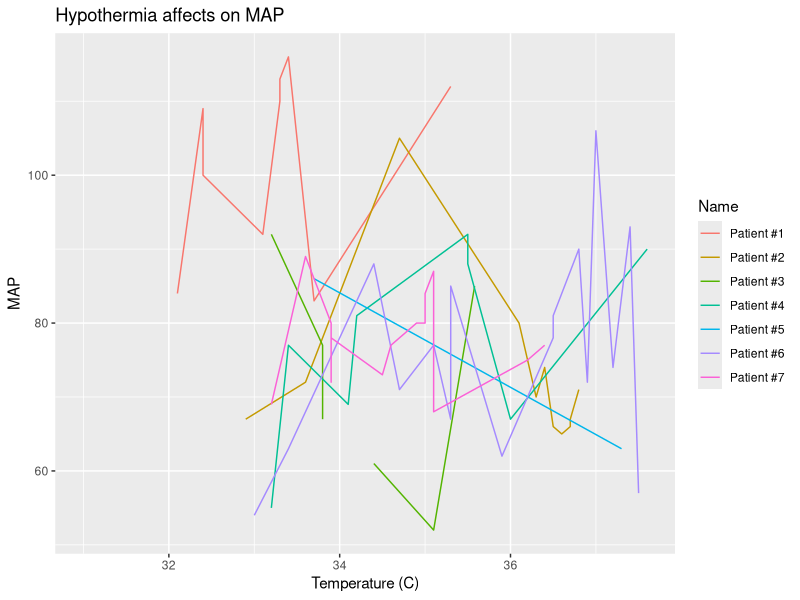
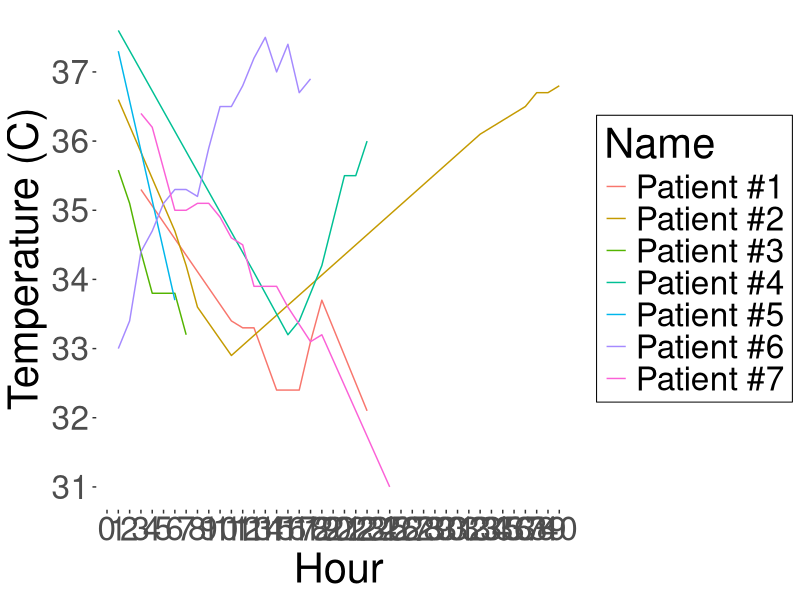
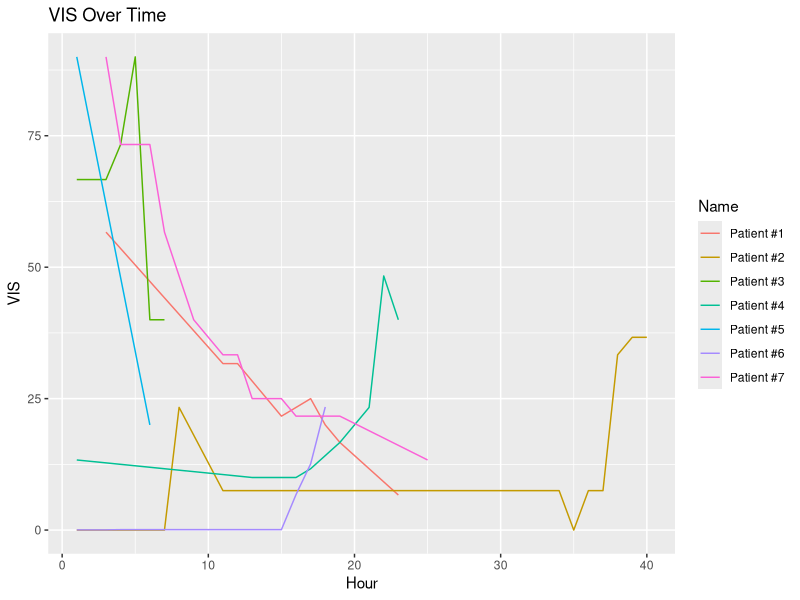
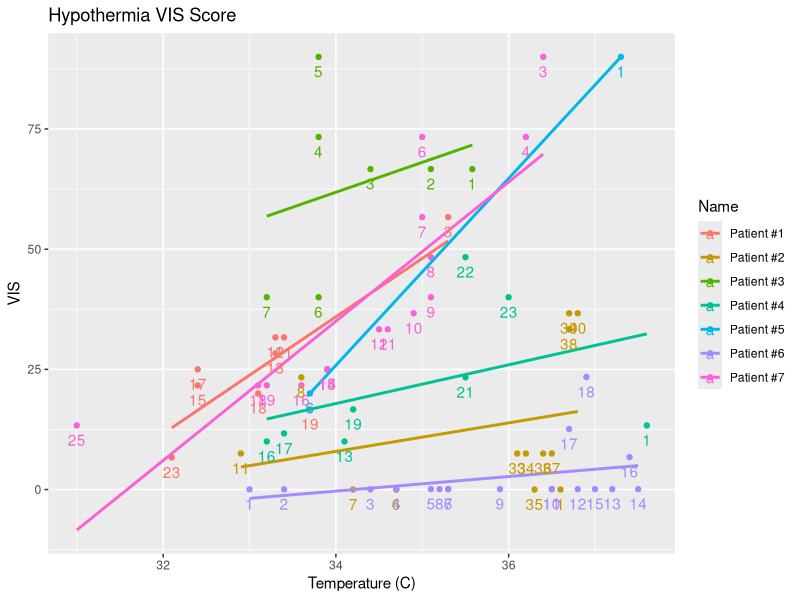
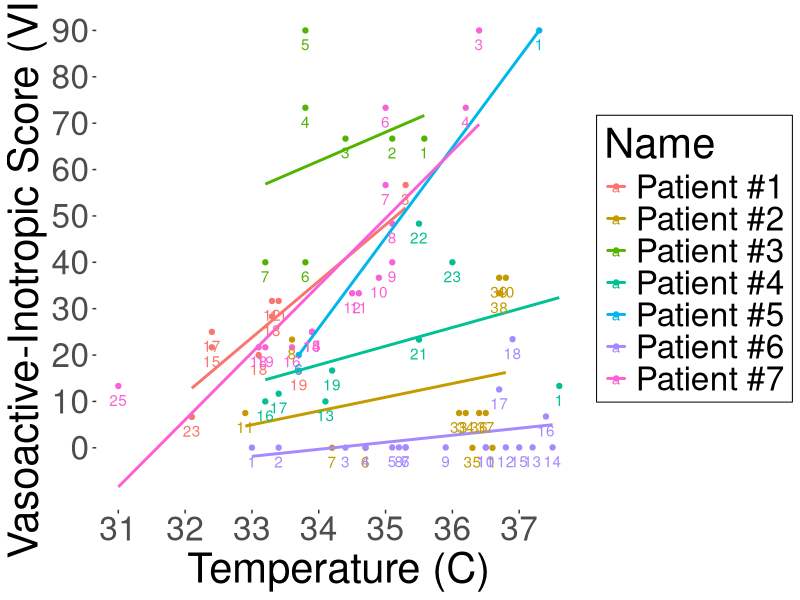
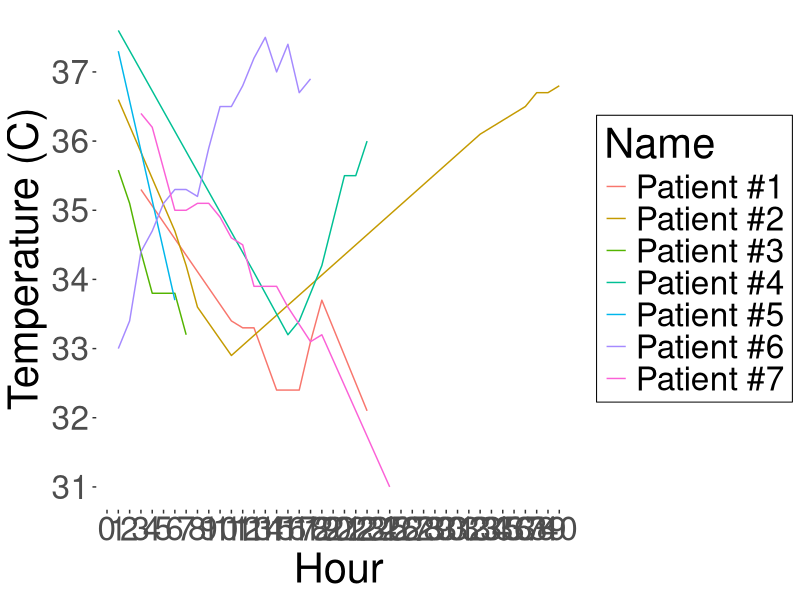
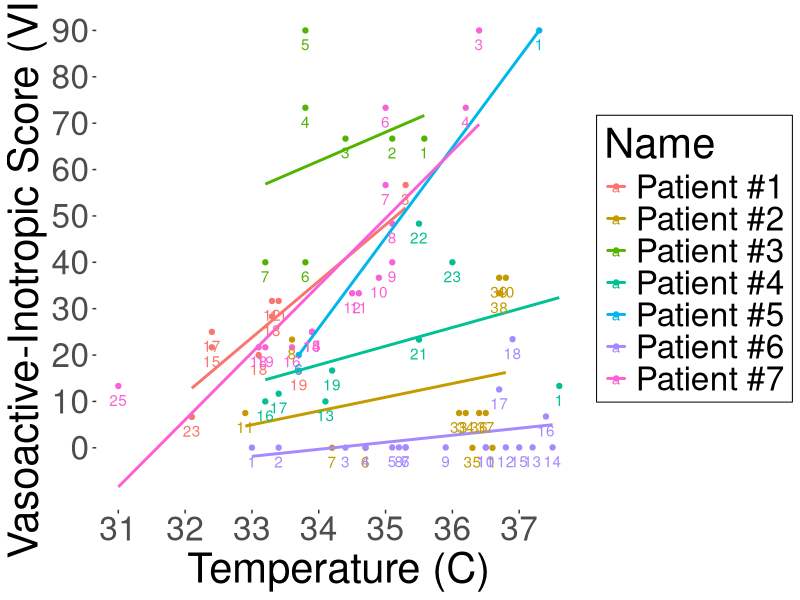

The R script that drew these images, in order:
## ---- chunk 1
# Working with cleaned and deidentified data. Saved within this repository.
dt <- read.csv("./prot-hypothermia.v3.csv")
dt$Name <- gsub("pt#", "Patient #", dt$Name)
#VIS correction
dt$VIS = dt$Dobutamine/60 + (100 * dt$EPI.Dose/60) + (10000 * dt$VASO.Dose/60) + (100 * dt$LEVO.Dose/60)
dt$Name <- as.factor(dt$Name)

require(ggplot2)
knitr::opts_chunk$set(fig.width=10, fig.height=5) 
## ---- chunk 2
ggplot(data=dt, aes(x = Temp, y = Map, color = Name)) + 
     geom_line() +
     labs(x= "Temperature (C)", y= "MAP", title = "Hypothermia affects on MAP")

# Hypothermia Time Course
ggplot(data=dt, aes(x = Hour, y = Temp, color = Name)) + 
     geom_line() +
     labs(x= "Hour", y= "Temperature (C)") +
     scale_y_continuous(breaks = seq(31, 38, 1)) + 
     scale_x_continuous(breaks = seq(0, 40, 1)) +
     theme(
          panel.background = element_rect(fill = "transparent"), # bg of the panel
          plot.background = element_rect(fill = "transparent"), # bg of the plot
          #panel.grid.major = element_blank(), # get rid of major grid
          #panel.grid.minor = element_blank(), # get rid of minor grid
          legend.background = element_rect(fill = "transparent"), # get rid of legend bg
          legend.box.background = element_rect(fill = "transparent"), # get rid of legend panel bg
          text = element_text(size = 30)
     )
ggsave(last_plot(), filename = "./fig1.png", width = 27, height = 10, units = "in", bg = "transparent")


ggplot(data=dt, aes(x = Hour, y = VIS, color = Name)) + 
     geom_line() +
     labs(x= "Hour", y= "VIS", title = "VIS Over Time")

ggplot(data=dt, aes(x = Temp, y = VIS, color = Name)) + 
     geom_point() +
     geom_smooth(method = "lm", se = FALSE) +
     geom_text(aes(label = Hour), position = position_nudge(y = -3)) +
     labs(x= "Temperature (C)", y= "VIS", title = "Hypothermia VIS Score")

#VIS vs Temperature
ggplot(data=dt, aes(x = Temp, y = VIS, color = Name)) + 
     geom_point(na.rm=T) + 
     geom_smooth(method="lm", na.rm = T, se =F) +
     labs(x= "Temperature (C)", y= "Vasoactive-Inotropic Score (VIS)") + 
     scale_y_continuous(breaks = seq(0,100,10)) + 
     scale_x_continuous(breaks = seq(30, 40, 1)) +
     geom_text(aes(label = Hour), position = position_nudge(y = -3)) +
     theme(
          panel.background = element_rect(fill = "transparent"), # bg of the panel
          plot.background = element_rect(fill = "transparent"), # bg of the plot
          #panel.grid.major = element_blank(), # get rid of major grid
          #panel.grid.minor = element_blank(), # get rid of minor grid
          legend.background = element_rect(fill = "transparent"), # get rid of legend bg
          legend.box.background = element_rect(fill = "transparent"), # get rid of legend panel bg
          text = element_text(size = 30)
     )
ggsave(last_plot(), filename = "./fig2.png", width = 27, height = 10, units = "in", bg = "transparent")


#Data Analysis
m1 <- lm(VIS~Temp+Name, dt)
summary(m1)




summary(dt)

     
